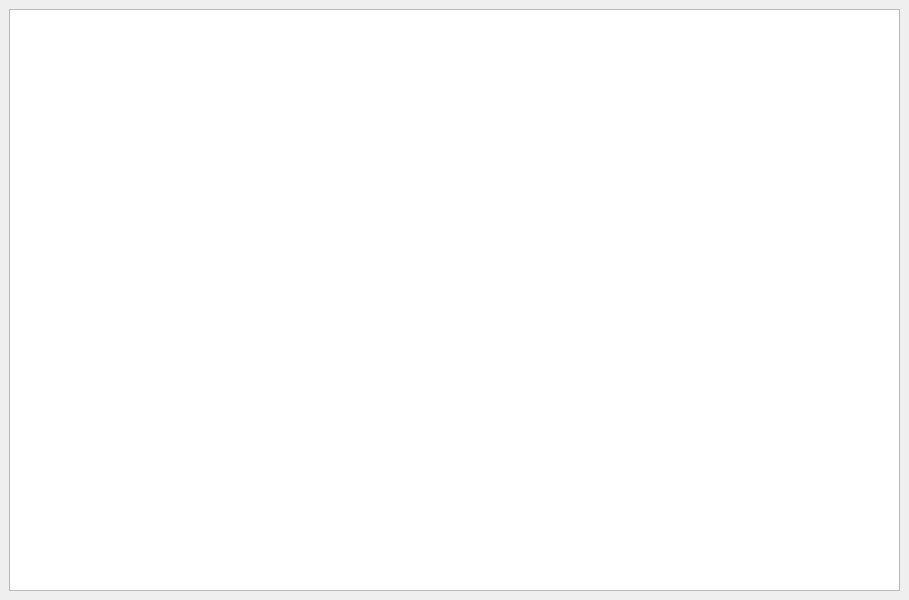
<?xml version="1.0" encoding="UTF-8"?>
<ui version="4.0">
 <class>MainWindow</class>
 <widget class="QMainWindow" name="MainWindow">
  <property name="geometry">
   <rect>
    <x>0</x>
    <y>0</y>
    <width>909</width>
    <height>600</height>
   </rect>
  </property>
  <property name="windowTitle">
   <string>MainWindow</string>
  </property>
  <widget class="QWidget" name="centralwidget">
   <layout class="QGridLayout" name="gridLayout">
    <item row="0" column="0">
     <widget class="QListWidget" name="chart_list"/>
    </item>
   </layout>
  </widget>
 </widget>
 <resources/>
 <connections/>
</ui>
